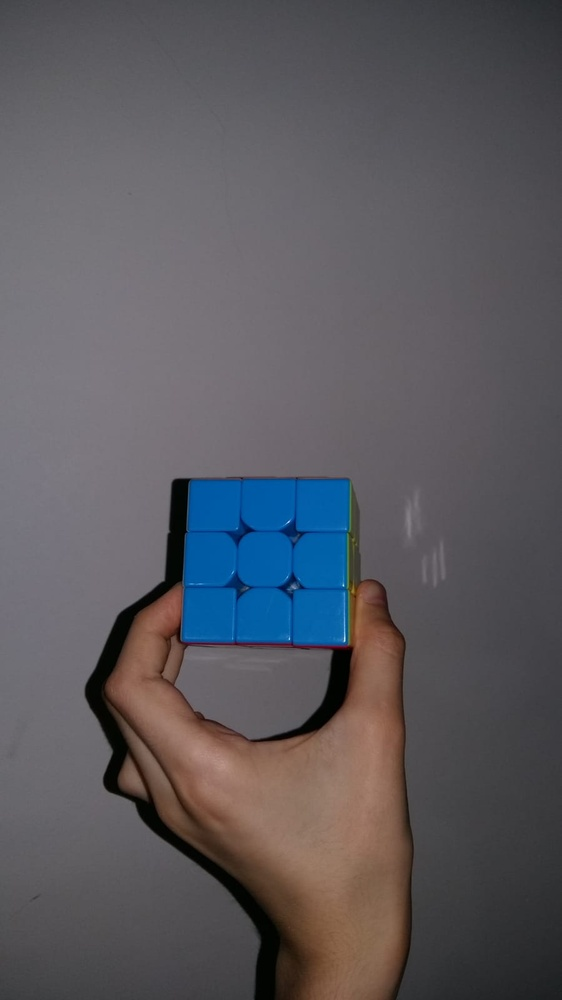
#> input picture blue.jpg, 562 x 1000 px, shrunk from 900 x 1600 before the run, given in place of the camera
$ python colorDetect.py   (older library calls are emulated)
#> lines starting #> are read from the running program, lines starting #| are printed output that depends on the picture; after the words box and inside, x2 and y2 are one past the last pixel; in counts of white or black regions, pixels touching at a corner belong together
# @author: Şükrü Erdem Gök Github: https://github.com/SukruGokk
# @date: 21/06/2020
# @os: Windows 10
# @version: Python 3.8

# Opencv2 color detector

# Lib
import cv2
import numpy as np

# Capture camera video
cam = cv2.VideoCapture(0)

while True:

    # Define image
    ret, img = cam.read()
#> img is the input picture: shape (1000, 562, 3); mean B, G, R 93.9, 88.8, 90.7

    #Copy of pure image
    pureCopy = img.copy()

    # Cvt filter
    cvt = cv2.cvtColor(img, cv2.COLOR_BGR2HSV)
#> cvt: shape (1000, 562, 3); mean H, S, V 113.4, 40, 100.4

    # Copy for colors
    blue = cvt.copy()
    red = cvt.copy()
    green = cvt.copy()

    # Red color
    low_red = np.array([170, 50, 50])
    high_red = np.array([180, 255, 255])

    # Red mask
    red_mask = cv2.inRange(red, low_red, high_red)
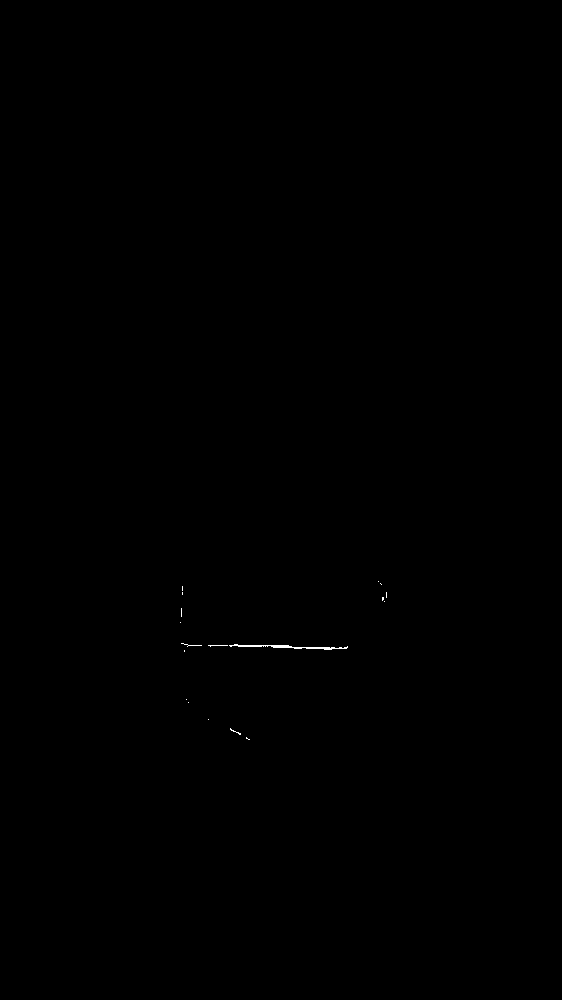
#> red_mask: shape (1000, 562); 0.06% white in thin lines or dots, all inside (x1, y1, x2, y2) = (180, 581, 387, 740)

    # Blue color
    low_blue = np.array([94, 80, 2])
    high_blue = np.array([126, 255, 255])

    # Blue mask
    blue_mask = cv2.inRange(blue, low_blue, high_blue)
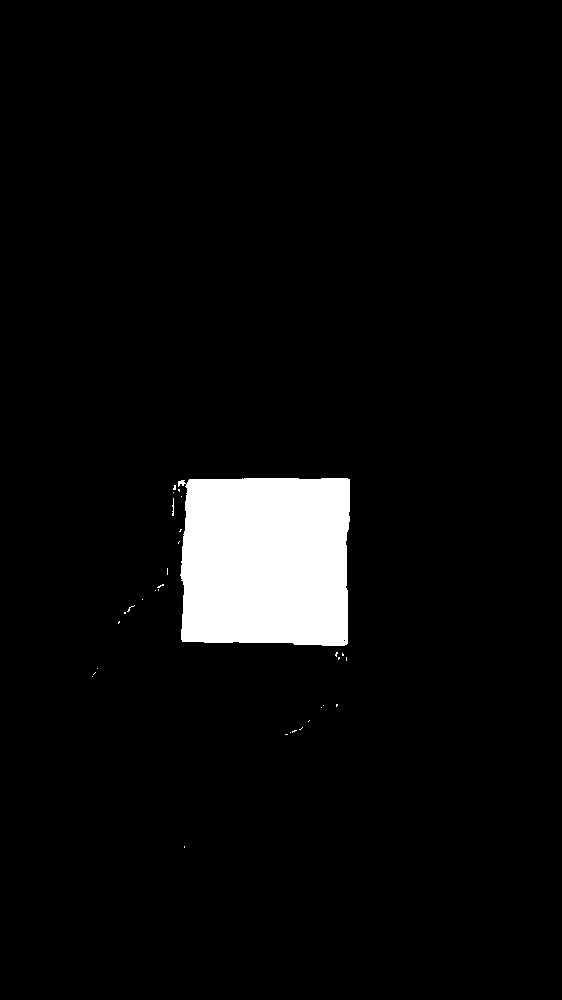
#> blue_mask: shape (1000, 562); 4.9% white; 32 white regions (30 under 20 px), largest, box (x1, y1, x2, y2) and area: (178, 478, 350, 646) 27238, (172, 498, 174, 516) 24

    # Green color
    low_green = np.array([25, 52, 72])
    high_green = np.array([102, 255, 255])

    # Green mask
    green_mask = cv2.inRange(green, low_green, high_green)
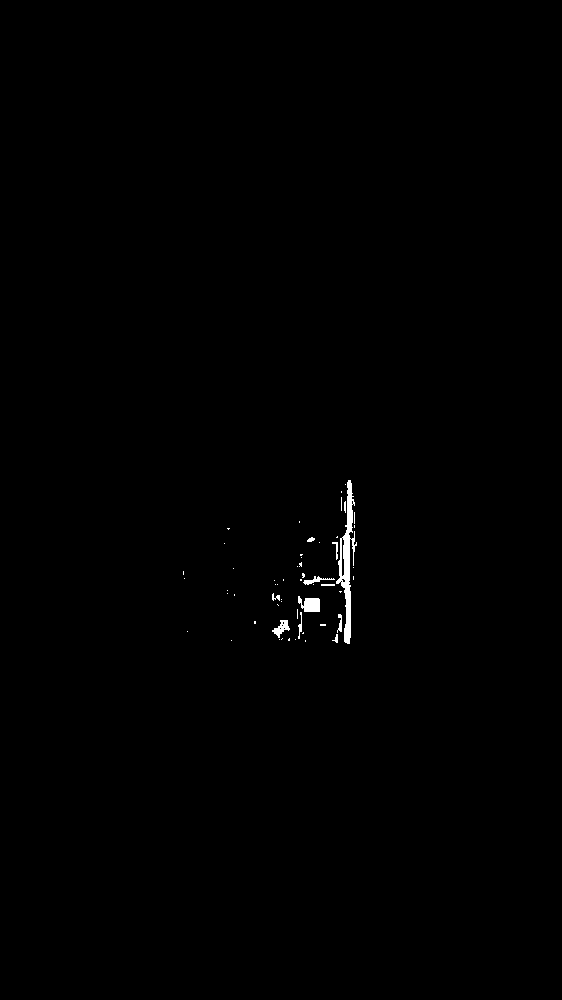
#> green_mask: shape (1000, 562); 0.37% white; 56 white regions (44 under 20 px)

    # Contours for red
    _, cnts,_ = cv2.findContours(red_mask, cv2.RETR_TREE, cv2.CHAIN_APPROX_NONE)
#> cnts = 18 contours, 17 with area under 20; largest, box (x1, y1, x2, y2) and area: (229, 644, 348, 650) 120

    max_width = 0
    max_heigth = 0
    max_index = -1

    # To get x, y, w, h
    for i in range(len(cnts)):
        cnt = cnts[i]
        x, y, w, h = cv2.boundingRect(cnt)
        if (w > max_width and h > max_heigth):
            max_width = w
            max_heigth = h
            max_index = i
#> this loop made 18 passes
#> (x, y, w, h, max_width, max_heigth, max_index) on passes 1 to 2: (246, 737, 4, 3, 4, 3, 0), (230, 728, 11, 7, 11, 7, 1)
#> (x, y, w, h) on passes 3, 4, 5, 7, 8, 9: (208, 719, 1, 1), (188, 702, 1, 1), (186, 699, 1, 1), (208, 645, 20, 2), (229, 644, 119, 6), (181, 643, 21, 4)
#> after the loop, max_heigth = 7; max_index = 1; max_width = 11

    # I used try-except because if there is no red color
    try:
        x, y, w, h = cv2.boundingRect(cnts[max_index])
#> x = 230; y = 728; w = 11; h = 7
        cv2.rectangle(pureCopy, (x, y), (x + w, y + h), (0, 0, 255), 2)
#> pureCopy: shape (1000, 562, 3); 0.02% of pixels changed, all inside (x1, y1, x2, y2) = (229, 727, 243, 737)
    except:
        pass

    # Contours for blue
    _, cnts,_ = cv2.findContours(blue_mask, cv2.RETR_TREE, cv2.CHAIN_APPROX_NONE)
#> cnts = 33 contours, 32 with area under 20; largest, box (x1, y1, x2, y2) and area: (178, 478, 350, 646) 26899

    max_width = 0
    max_heigth = 0
    max_index = -1

    # To get x, y, w, h
    for i in range(len(cnts)):
        cnt = cnts[i]
        x, y, w, h = cv2.boundingRect(cnt)
        if (w > max_width and h > max_heigth):
            max_width = w
            max_heigth = h
            max_index = i
#> this loop made 33 passes
#> (cnt, x, y, w, h, max_width, max_heigth) on pass 1: ([[184, 846], [184, 847]], 184, 846, 1, 2, 1, 2)
#> (x, y, w, h, max_width, max_heigth) on passes 4, 19, 32: (292, 730, 5, 3, 5, 3), (127, 605, 8, 7, 8, 7), (178, 478, 172, 168, 172, 168)
#> after the loop, max_heigth = 168; max_index = 31; max_width = 172

    # I wrote why I used try-except at 61. line
    try:
        x, y, w, h = cv2.boundingRect(cnts[max_index])
#> x = 178; y = 478; w = 172; h = 168
        cv2.rectangle(pureCopy, (x, y), (x + w, y + h), (255, 0, 0), 2)
    except:
        pass

    # Contours for green
    _, cnts,_ = cv2.findContours(green_mask, cv2.RETR_TREE, cv2.CHAIN_APPROX_NONE)
#> cnts = 64 contours, 57 with area under 20; largest, box (x1, y1, x2, y2) and area: (336, 480, 357, 644) 1019, (298, 596, 320, 612) 214, (272, 620, 290, 638) 123, (341, 537, 345, 577) 97, (303, 576, 335, 585) 62, (337, 614, 342, 633) 30, (298, 612, 302, 639) 22

    max_width = 0
    max_heigth = 0
    max_index = -1

    # To get x, y, w, h
    for i in range(len(cnts)):
        cnt = cnts[i]
        x, y, w, h = cv2.boundingRect(cnt)
        if (w > max_width and h > max_heigth):
            max_width = w
            max_heigth = h
            max_index = i
#> this loop made 64 passes
#> (cnt, x, y, w, h, max_width, max_heigth) on pass 1: ([[305, 640], [305, 641]], 305, 640, 1, 2, 1, 2)
#> (x, y, w, h, max_width, max_heigth) on passes 5, 7, 12, 60: (288, 638, 2, 3, 2, 3), (332, 634, 6, 9, 6, 9), (272, 620, 18, 18, 18, 18), (336, 480, 21, 164, 21, 164)
#> after the loop, max_heigth = 164; max_index = 59; max_width = 21

    # 61.line :)
    try:
        x, y, w, h = cv2.boundingRect(cnts[max_index])
        cv2.rectangle(pureCopy, (x, y), (x + w, y + h), (0, 255, 0), 2)
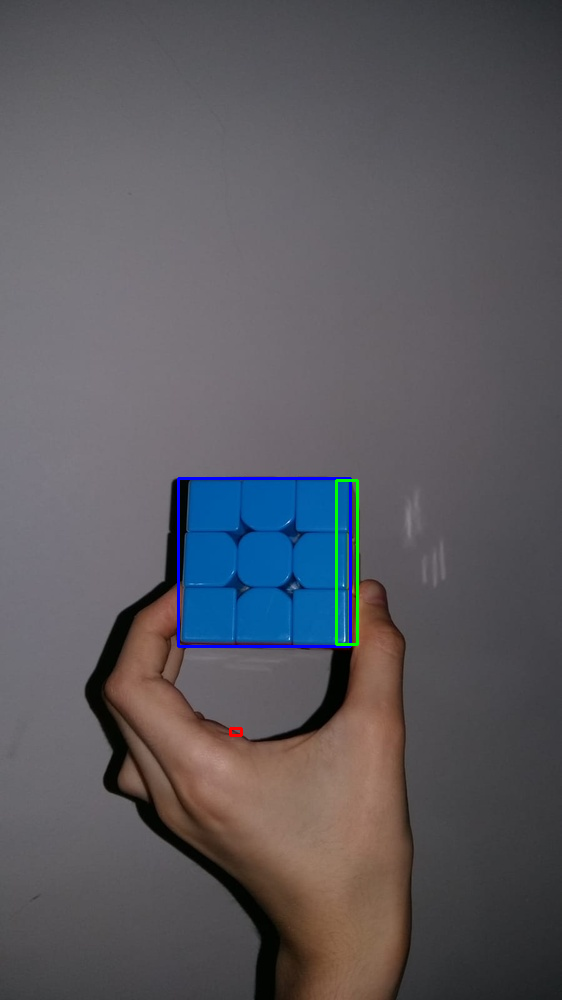
#> pureCopy: shape (1000, 562, 3); mean B, G, R 94.4, 89, 90.4
    except:
        pass

    # Show the image
    cv2.imshow("COLOR DETECT", pureCopy)

    # To except press ESC
    k = cv2.waitKey(30) & 0xff
#> (key Esc is pressed here)
    if k == 27:
        break

# Release the camera
cam.release()

$ run again, on mixed.jpg
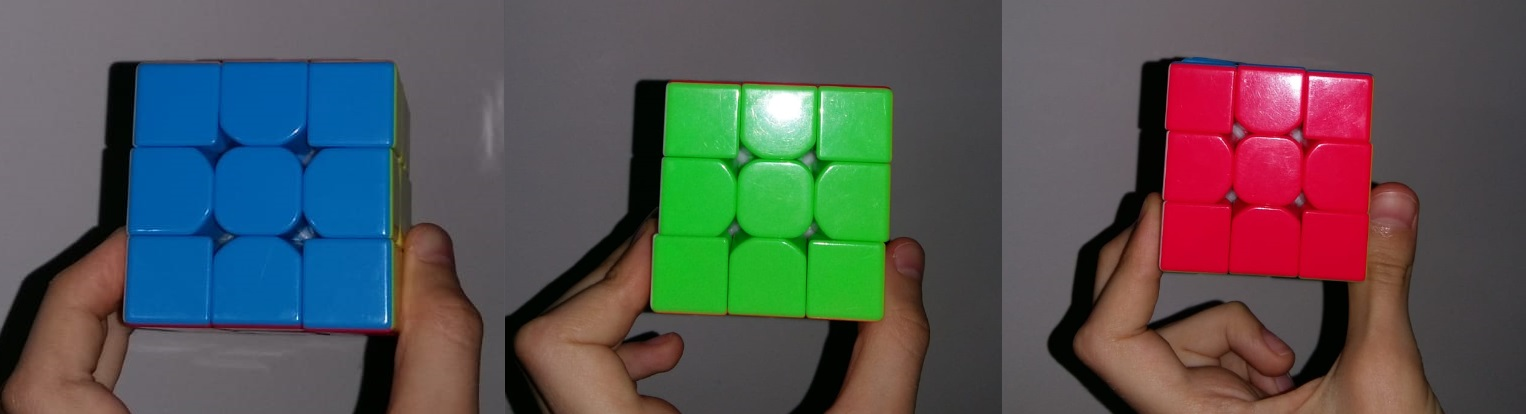
#> input picture mixed.jpg, 1526 x 414 px, given in place of the camera
#> img is the input picture: shape (414, 1526, 3); mean B, G, R 83.9, 84.2, 84.8
#> cvt: shape (414, 1526, 3); mean H, S, V 104, 97.1, 113.4
#> `red_mask = cv2.inRange(red, low_red, high_red)`:
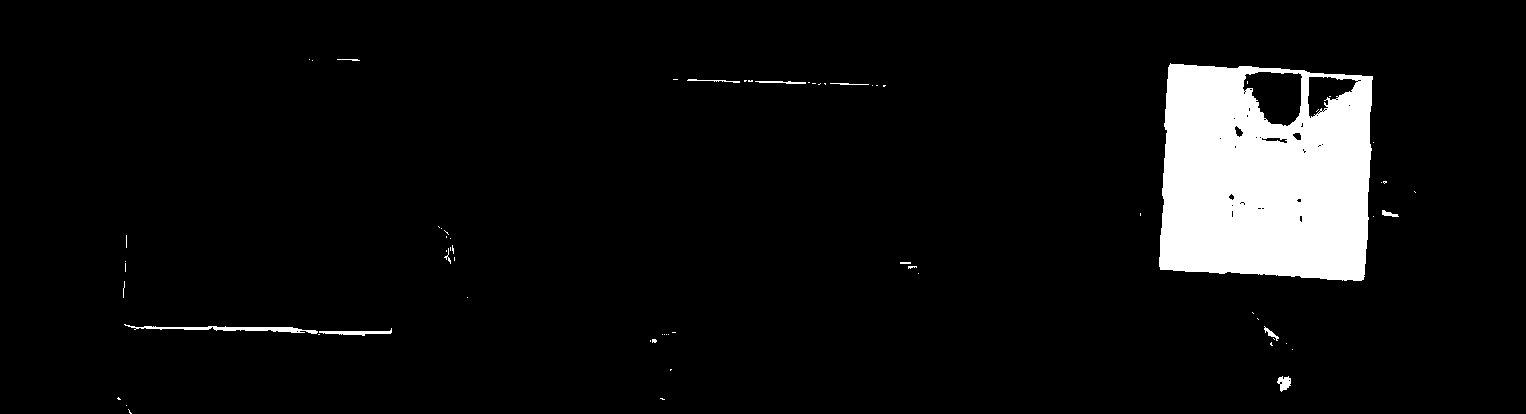
#> red_mask: shape (414, 1526); 6.4% white; 68 white regions (56 under 20 px), largest, box (x1, y1, x2, y2) and area: (1159, 63, 1373, 281) 38718, (124, 324, 318, 334) 617, (319, 328, 392, 336) 244
#> blue_mask: shape (414, 1526); 11.2% white; 93 white regions (84 under 20 px), largest, box (x1, y1, x2, y2) and area: (122, 61, 394, 329) 69480, (1177, 57, 1270, 66) 377, (102, 201, 104, 223) 39
#> green_mask: shape (414, 1526); 9% white; 64 white regions (47 under 20 px)
#> `_, cnts,_ = cv2.findContours(red_mask, cv2.RETR_TREE, cv2.CHAIN_APPROX..`: cnts = 114 contours, 100 with area under 20; largest, box (x1, y1, x2, y2) and area: (1159, 63, 1373, 281) 41950, (1242, 71, 1303, 127) 2389, (1307, 76, 1359, 119) 1176, (124, 324, 318, 334) 416, (319, 328, 392, 336) 168
#> the loop `for i in range(len(cnts)):` made 114 passes
#> (x, y, w, h, max_width, max_heigth) on passes 1, 5, 66: (128, 409, 4, 5, 4, 5), (1277, 376, 14, 16, 14, 16), (1159, 63, 214, 218, 214, 218)
#> after the loop `for i in range(len(cnts)):`: max_heigth = 218; max_index = 65; max_width = 214
#> `_, cnts,_ = cv2.findContours(blue_mask, cv2.RETR_TREE, cv2.CHAIN_APPRO..`: cnts = 99 contours, 96 with area under 20; largest, box (x1, y1, x2, y2) and area: (122, 61, 394, 329) 68932, (1177, 57, 1270, 66) 284, (110, 71, 116, 81) 24
#> the loop `for i in range(len(cnts)):` made 99 passes
#> (cnt, x, y, w, h, max_width, max_heigth) on pass 1: ([[822, 406], [822, 407], [823, 406]], 822, 406, 2, 2, 2, 2)
#> after the loop `for i in range(len(cnts)):`: max_heigth = 268; max_index = 91; max_width = 272
#> `_, cnts,_ = cv2.findContours(green_mask, cv2.RETR_TREE, cv2.CHAIN_APPR..`: cnts = 98 contours, 77 with area under 20; largest, box (x1, y1, x2, y2) and area: (650, 82, 895, 321) 53142, (368, 63, 406, 326) 2428, (755, 90, 812, 134) 1641, (318, 246, 344, 272) 483, (262, 288, 292, 320) 353
#> the loop `for i in range(len(cnts)):` made 98 passes
#> (x, y, w, h, max_width, max_heigth) on passes 1, 2, 6, 13: (321, 322, 1, 1, 1, 1), (328, 320, 16, 4, 16, 4), (352, 312, 29, 13, 29, 13), (262, 288, 30, 32, 30, 32)
#> `cv2.rectangle(pureCopy, (x, y), (x + w, y + h), (0, 255, 0), 2)`:
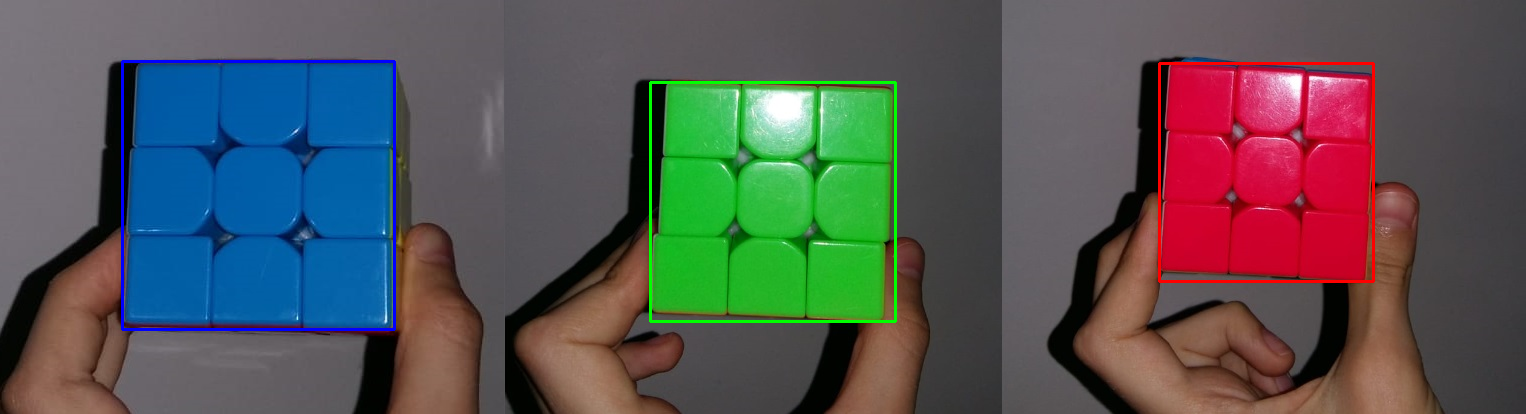
#> pureCopy: shape (414, 1526, 3); mean B, G, R 84.5, 84.5, 84.8

$ run again, on red.jpg
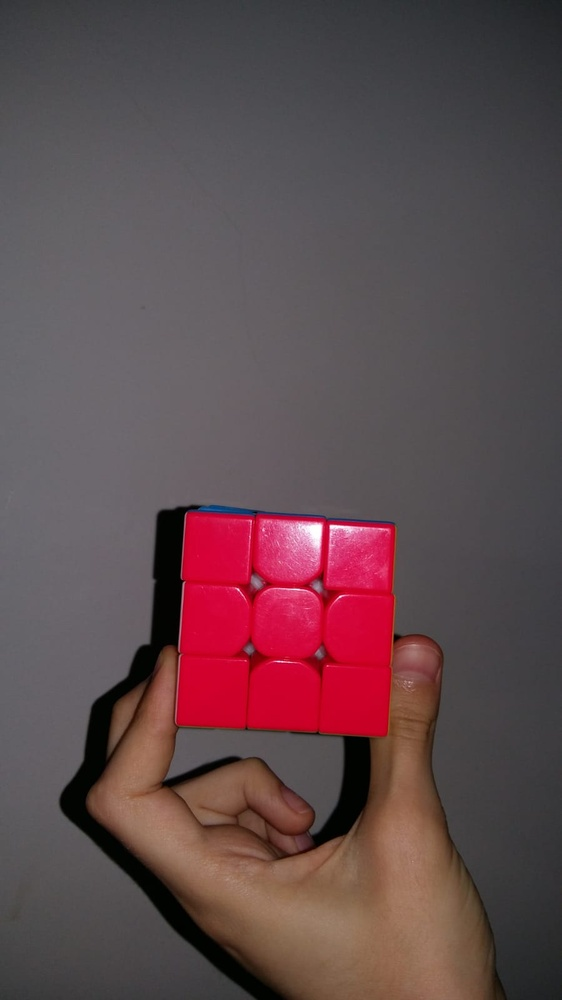
#> input picture red.jpg, 562 x 1000 px, shrunk from 900 x 1600 before the run, given in place of the camera
#> img is the input picture: shape (1000, 562, 3); mean B, G, R 77.6, 74.1, 96.7
#> cvt: shape (1000, 562, 3); mean H, S, V 120.8, 52.4, 97.9
#> `red_mask = cv2.inRange(red, low_red, high_red)`:
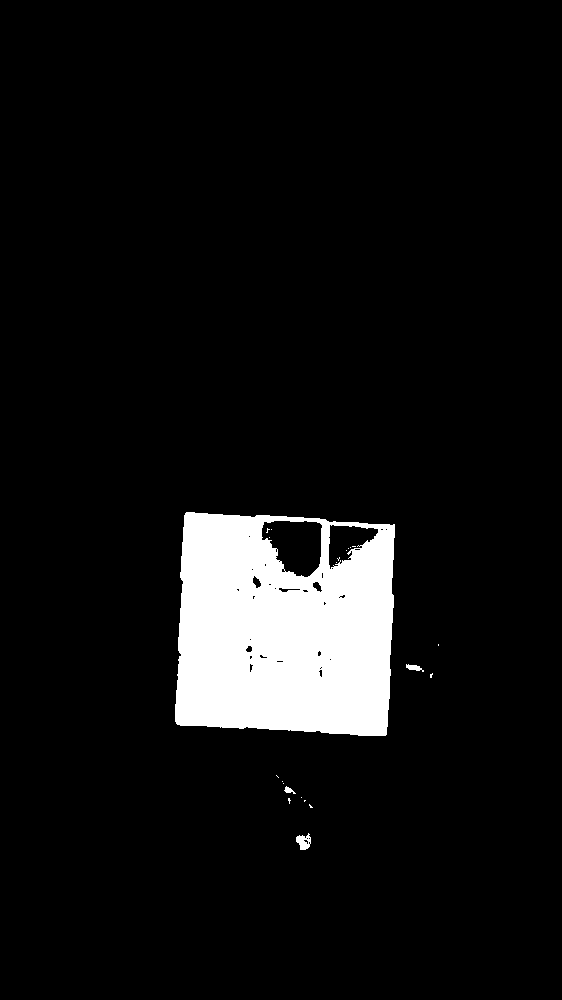
#> red_mask: shape (1000, 562); 7.4% white; 22 white regions (18 under 20 px), largest, box (x1, y1, x2, y2) and area: (175, 512, 395, 736) 41191, (296, 833, 311, 850) 161, (406, 664, 424, 672) 76, (284, 786, 296, 794) 46
#> blue_mask: shape (1000, 562); 0.11% white; 38 white regions (35 under 20 px)
#> green_mask: shape (1000, 562); every value is 0
#> `_, cnts,_ = cv2.findContours(red_mask, cv2.RETR_TREE, cv2.CHAIN_APPROX..`: cnts = 61 contours, 49 with area under 20; largest, box (x1, y1, x2, y2) and area: (175, 512, 395, 736) 44730, (261, 520, 323, 578) 2560, (328, 524, 379, 570) 1298, (296, 833, 311, 850) 147, (252, 575, 262, 589) 70
#> the loop `for i in range(len(cnts)):` made 61 passes
#> (x, y, w, h, max_width, max_heigth, max_index) on passes 1, 17: (296, 833, 15, 17, 15, 17, 0), (175, 512, 220, 224, 220, 224, 16)
#> after the loop `for i in range(len(cnts)):`: max_heigth = 224; max_index = 16; max_width = 220
#> `x, y, w, h = cv2.boundingRect(cnts[max_index])`: x = 175; y = 512; w = 220; h = 224
#> `_, cnts,_ = cv2.findContours(blue_mask, cv2.RETR_TREE, cv2.CHAIN_APPRO..`: cnts = 38 contours, 37 with area under 20; largest, box (x1, y1, x2, y2) and area: (192, 505, 277, 515) 306
#> the loop `for i in range(len(cnts)):` made 38 passes
#> (x, y, w, h, max_width, max_heigth) on passes 1, 3, 9, 38: (257, 985, 1, 1, 1, 1), (116, 846, 5, 2, 5, 2), (332, 807, 6, 9, 6, 9), (192, 505, 85, 10, 85, 10)
#> after the loop `for i in range(len(cnts)):`: max_heigth = 10; max_index = 37; max_width = 85
#> `cv2.rectangle(pureCopy, (x, y), (x + w, y + h), (255, 0, 0), 2)`:
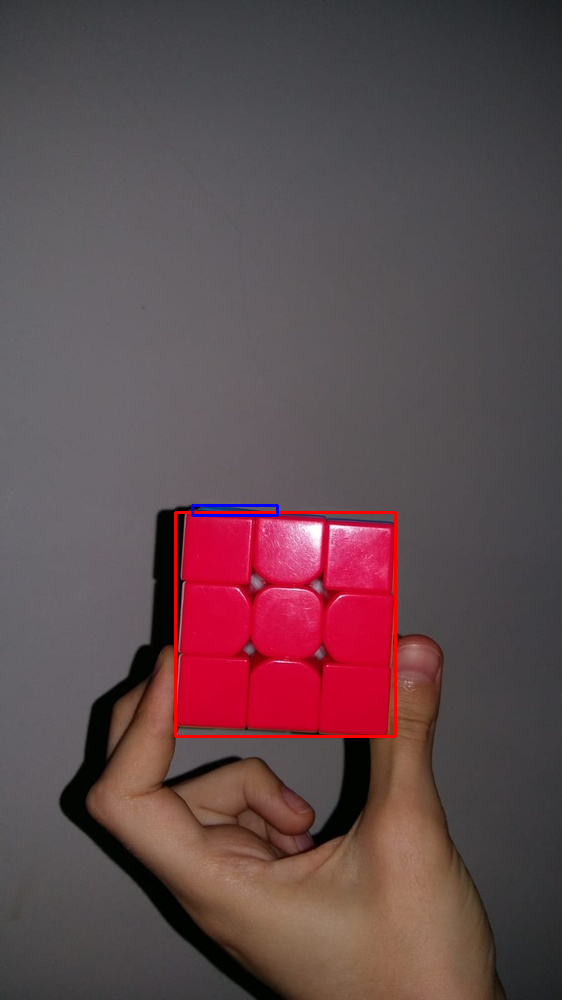
#> pureCopy: shape (1000, 562, 3); mean B, G, R 77.5, 73.8, 97.4
#> `_, cnts,_ = cv2.findContours(green_mask, cv2.RETR_TREE, cv2.CHAIN_APPR..`: cnts = []
#> after the loop `for i in range(len(cnts)):`: max_heigth = 0; max_index = -1; max_width = 0
